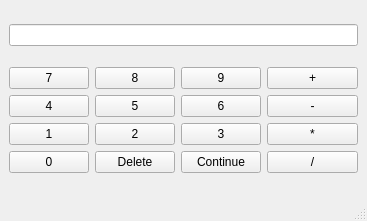
<?xml version="1.0" encoding="UTF-8"?>
<ui version="4.0">
 <class>MainWindow</class>
 <widget class="QMainWindow" name="MainWindow">
  <property name="geometry">
   <rect>
    <x>0</x>
    <y>0</y>
    <width>367</width>
    <height>221</height>
   </rect>
  </property>
  <property name="windowTitle">
   <string>MainWindow</string>
  </property>
  <widget class="QWidget" name="centralwidget">
   <layout class="QGridLayout" name="gridLayout_2">
    <item row="0" column="0" colspan="2">
     <widget class="QLineEdit" name="resultado">
      <property name="styleSheet">
       <string notr="true">color:white;</string>
      </property>
     </widget>
    </item>
    <item row="1" column="0">
     <layout class="QGridLayout" name="gridLayout">
      <item row="2" column="2">
       <widget class="QPushButton" name="b3">
        <property name="text">
         <string>3</string>
        </property>
       </widget>
      </item>
      <item row="3" column="0">
       <widget class="QPushButton" name="b0">
        <property name="text">
         <string>0</string>
        </property>
       </widget>
      </item>
      <item row="2" column="1">
       <widget class="QPushButton" name="b2">
        <property name="text">
         <string>2</string>
        </property>
       </widget>
      </item>
      <item row="1" column="2">
       <widget class="QPushButton" name="b6">
        <property name="text">
         <string>6</string>
        </property>
       </widget>
      </item>
      <item row="2" column="0">
       <widget class="QPushButton" name="b1">
        <property name="text">
         <string>1</string>
        </property>
       </widget>
      </item>
      <item row="3" column="2">
       <widget class="QPushButton" name="bcontinue">
        <property name="text">
         <string>Continue</string>
        </property>
       </widget>
      </item>
      <item row="0" column="2">
       <widget class="QPushButton" name="b9">
        <property name="text">
         <string>9</string>
        </property>
       </widget>
      </item>
      <item row="0" column="1">
       <widget class="QPushButton" name="b8">
        <property name="text">
         <string>8</string>
        </property>
       </widget>
      </item>
      <item row="1" column="1">
       <widget class="QPushButton" name="b5">
        <property name="text">
         <string>5</string>
        </property>
       </widget>
      </item>
      <item row="3" column="1">
       <widget class="QPushButton" name="bdelete">
        <property name="text">
         <string>Delete</string>
        </property>
       </widget>
      </item>
      <item row="0" column="0">
       <widget class="QPushButton" name="b7">
        <property name="text">
         <string>7</string>
        </property>
       </widget>
      </item>
      <item row="1" column="0">
       <widget class="QPushButton" name="b4">
        <property name="text">
         <string>4</string>
        </property>
       </widget>
      </item>
     </layout>
    </item>
    <item row="1" column="1">
     <layout class="QVBoxLayout" name="verticalLayout">
      <item>
       <widget class="QPushButton" name="bmais">
        <property name="text">
         <string>+</string>
        </property>
       </widget>
      </item>
      <item>
       <widget class="QPushButton" name="bmenos">
        <property name="text">
         <string>-</string>
        </property>
       </widget>
      </item>
      <item>
       <widget class="QPushButton" name="bvezes">
        <property name="text">
         <string>*</string>
        </property>
       </widget>
      </item>
      <item>
       <widget class="QPushButton" name="bdiv">
        <property name="text">
         <string>/</string>
        </property>
       </widget>
      </item>
     </layout>
    </item>
   </layout>
  </widget>
  <widget class="QStatusBar" name="statusbar"/>
 </widget>
 <resources/>
 <connections/>
</ui>
